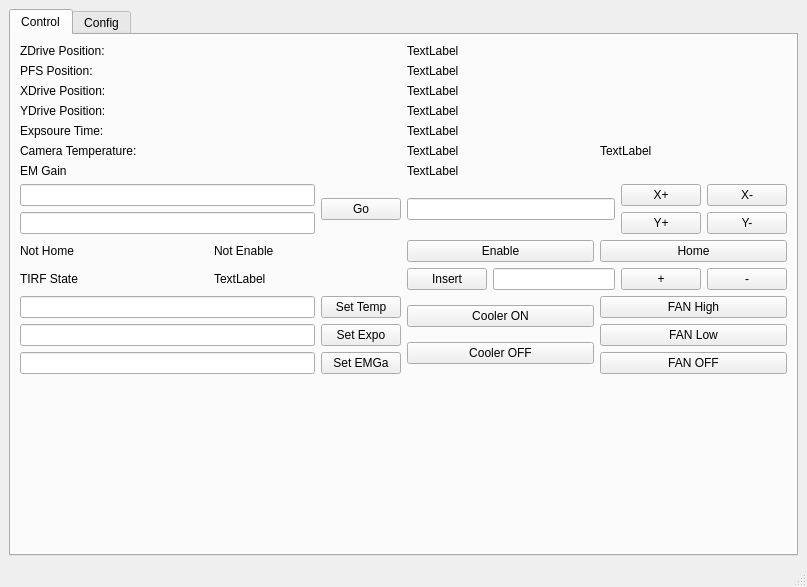
<?xml version="1.0" encoding="UTF-8"?>
<ui version="4.0">
 <class>mainWindow</class>
 <widget class="QMainWindow" name="mainWindow">
  <property name="geometry">
   <rect>
    <x>0</x>
    <y>0</y>
    <width>807</width>
    <height>587</height>
   </rect>
  </property>
  <property name="windowTitle">
   <string>MainWindow</string>
  </property>
  <widget class="QWidget" name="centralwidget">
   <layout class="QVBoxLayout" name="verticalLayout_7">
    <item>
     <widget class="QTabWidget" name="tabWidget">
      <property name="currentIndex">
       <number>0</number>
      </property>
      <widget class="QWidget" name="tabControl">
       <attribute name="title">
        <string>Control</string>
       </attribute>
       <layout class="QVBoxLayout" name="verticalLayout">
        <item>
         <layout class="QGridLayout" name="gridLayout">
          <item row="9" column="1">
           <layout class="QHBoxLayout" name="horizontalLayout_3">
            <item>
             <widget class="QLabel" name="tirfStateLabel">
              <property name="text">
               <string>TIRF State</string>
              </property>
             </widget>
            </item>
            <item>
             <widget class="QLabel" name="tirfPosLabel">
              <property name="text">
               <string>TextLabel</string>
              </property>
             </widget>
            </item>
           </layout>
          </item>
          <item row="9" column="2">
           <layout class="QHBoxLayout" name="horizontalLayout_4">
            <item>
             <widget class="QPushButton" name="tirfToggleButton">
              <property name="text">
               <string>Insert</string>
              </property>
             </widget>
            </item>
            <item>
             <widget class="QLineEdit" name="tirfStepLineEdit"/>
            </item>
            <item>
             <widget class="QPushButton" name="addTirfPosButton">
              <property name="text">
               <string>+</string>
              </property>
             </widget>
            </item>
            <item>
             <widget class="QPushButton" name="minusTirfPosButton">
              <property name="text">
               <string>-</string>
              </property>
             </widget>
            </item>
           </layout>
          </item>
          <item row="8" column="1">
           <layout class="QHBoxLayout" name="horizontalLayout_2">
            <item>
             <widget class="QLabel" name="homeDisplayLabel">
              <property name="text">
               <string>Not Home</string>
              </property>
             </widget>
            </item>
            <item>
             <widget class="QLabel" name="enableDisplayLabel">
              <property name="text">
               <string>Not Enable</string>
              </property>
             </widget>
            </item>
           </layout>
          </item>
          <item row="11" column="1">
           <spacer name="verticalSpacer">
            <property name="orientation">
             <enum>Qt::Vertical</enum>
            </property>
            <property name="sizeHint" stdset="0">
             <size>
              <width>20</width>
              <height>40</height>
             </size>
            </property>
           </spacer>
          </item>
          <item row="1" column="2">
           <widget class="QLabel" name="pfsPosLabel">
            <property name="text">
             <string>TextLabel</string>
            </property>
           </widget>
          </item>
          <item row="3" column="1">
           <widget class="QLabel" name="ydrivePosTextLabel">
            <property name="text">
             <string>YDrive Position:</string>
            </property>
           </widget>
          </item>
          <item row="11" column="2">
           <spacer name="verticalSpacer_2">
            <property name="orientation">
             <enum>Qt::Vertical</enum>
            </property>
            <property name="sizeHint" stdset="0">
             <size>
              <width>20</width>
              <height>40</height>
             </size>
            </property>
           </spacer>
          </item>
          <item row="0" column="2">
           <widget class="QLabel" name="zdrivePosLabel">
            <property name="text">
             <string>TextLabel</string>
            </property>
           </widget>
          </item>
          <item row="0" column="1">
           <widget class="QLabel" name="zdrivePosTextLabel">
            <property name="text">
             <string>ZDrive Position:</string>
            </property>
           </widget>
          </item>
          <item row="5" column="1">
           <widget class="QLabel" name="cameraTemperatureTextLabel">
            <property name="text">
             <string>Camera Temperature:</string>
            </property>
           </widget>
          </item>
          <item row="5" column="2">
           <layout class="QHBoxLayout" name="horizontalLayout_9">
            <item>
             <widget class="QLabel" name="cameraTemperatureLabel">
              <property name="text">
               <string>TextLabel</string>
              </property>
             </widget>
            </item>
            <item>
             <widget class="QLabel" name="cameraCoolerState">
              <property name="text">
               <string>TextLabel</string>
              </property>
             </widget>
            </item>
           </layout>
          </item>
          <item row="2" column="2">
           <widget class="QLabel" name="xdrivePosLabel">
            <property name="text">
             <string>TextLabel</string>
            </property>
           </widget>
          </item>
          <item row="7" column="2">
           <layout class="QHBoxLayout" name="horizontalLayout_8">
            <item>
             <widget class="QLineEdit" name="stepInputLabel"/>
            </item>
            <item>
             <layout class="QVBoxLayout" name="verticalLayout_3">
              <item>
               <layout class="QHBoxLayout" name="horizontalLayout_7">
                <item>
                 <widget class="QPushButton" name="xPosPlusButton">
                  <property name="text">
                   <string>X+</string>
                  </property>
                 </widget>
                </item>
                <item>
                 <widget class="QPushButton" name="xPosMinusButton">
                  <property name="text">
                   <string>X-</string>
                  </property>
                 </widget>
                </item>
               </layout>
              </item>
              <item>
               <layout class="QHBoxLayout" name="horizontalLayout_6">
                <item>
                 <widget class="QPushButton" name="yPosPlusButton">
                  <property name="text">
                   <string>Y+</string>
                  </property>
                 </widget>
                </item>
                <item>
                 <widget class="QPushButton" name="yPosMinusButton">
                  <property name="text">
                   <string>Y-</string>
                  </property>
                 </widget>
                </item>
               </layout>
              </item>
             </layout>
            </item>
           </layout>
          </item>
          <item row="8" column="2">
           <layout class="QHBoxLayout" name="horizontalLayout">
            <item>
             <widget class="QPushButton" name="enableStageButton">
              <property name="text">
               <string>Enable</string>
              </property>
             </widget>
            </item>
            <item>
             <widget class="QPushButton" name="homeStageButton">
              <property name="text">
               <string>Home</string>
              </property>
             </widget>
            </item>
           </layout>
          </item>
          <item row="2" column="1">
           <widget class="QLabel" name="xdrivePosTextLabel">
            <property name="text">
             <string>XDrive Position:</string>
            </property>
           </widget>
          </item>
          <item row="7" column="1">
           <layout class="QHBoxLayout" name="horizontalLayout_5">
            <item>
             <layout class="QVBoxLayout" name="verticalLayout_2">
              <item>
               <widget class="QLineEdit" name="xPosInputLabel"/>
              </item>
              <item>
               <widget class="QLineEdit" name="yPosInputLabel"/>
              </item>
             </layout>
            </item>
            <item>
             <widget class="QPushButton" name="stageGoButton">
              <property name="text">
               <string>Go</string>
              </property>
             </widget>
            </item>
           </layout>
          </item>
          <item row="10" column="1">
           <layout class="QVBoxLayout" name="verticalLayout_4">
            <item>
             <layout class="QHBoxLayout" name="horizontalLayout_10">
              <item>
               <widget class="QLineEdit" name="cameraTemperatureLineEdit"/>
              </item>
              <item>
               <widget class="QPushButton" name="setTemperatureButton">
                <property name="text">
                 <string>Set Temp</string>
                </property>
               </widget>
              </item>
             </layout>
            </item>
            <item>
             <layout class="QHBoxLayout" name="horizontalLayout_11">
              <item>
               <widget class="QLineEdit" name="exposureTimeLineEdit"/>
              </item>
              <item>
               <widget class="QPushButton" name="setExposureTimeButton">
                <property name="text">
                 <string>Set Expo</string>
                </property>
               </widget>
              </item>
             </layout>
            </item>
            <item>
             <layout class="QHBoxLayout" name="horizontalLayout_12">
              <item>
               <widget class="QLineEdit" name="emGainLineEdit"/>
              </item>
              <item>
               <widget class="QPushButton" name="setEMGainButton">
                <property name="text">
                 <string>Set EMGa</string>
                </property>
               </widget>
              </item>
             </layout>
            </item>
           </layout>
          </item>
          <item row="4" column="1">
           <widget class="QLabel" name="exposureTimeTextLabel">
            <property name="text">
             <string>Expsoure Time:</string>
            </property>
           </widget>
          </item>
          <item row="3" column="2">
           <widget class="QLabel" name="ydrivePosLabel">
            <property name="text">
             <string>TextLabel</string>
            </property>
           </widget>
          </item>
          <item row="10" column="2">
           <layout class="QHBoxLayout" name="horizontalLayout_13">
            <item>
             <layout class="QVBoxLayout" name="verticalLayout_5">
              <item>
               <widget class="QPushButton" name="coolerONButton">
                <property name="text">
                 <string>Cooler ON</string>
                </property>
               </widget>
              </item>
              <item>
               <widget class="QPushButton" name="coolerOFFButton">
                <property name="text">
                 <string>Cooler OFF</string>
                </property>
               </widget>
              </item>
             </layout>
            </item>
            <item>
             <layout class="QVBoxLayout" name="verticalLayout_6">
              <item>
               <widget class="QPushButton" name="fanHighButton">
                <property name="text">
                 <string>FAN High</string>
                </property>
               </widget>
              </item>
              <item>
               <widget class="QPushButton" name="fanLowButton">
                <property name="text">
                 <string>FAN Low</string>
                </property>
               </widget>
              </item>
              <item>
               <widget class="QPushButton" name="fanOFFButton">
                <property name="text">
                 <string>FAN OFF</string>
                </property>
               </widget>
              </item>
             </layout>
            </item>
           </layout>
          </item>
          <item row="4" column="2">
           <widget class="QLabel" name="exposureTimeLabel">
            <property name="text">
             <string>TextLabel</string>
            </property>
           </widget>
          </item>
          <item row="1" column="1">
           <widget class="QLabel" name="pfsPosTextLabel">
            <property name="text">
             <string>PFS Position:</string>
            </property>
           </widget>
          </item>
          <item row="6" column="1">
           <widget class="QLabel" name="emGainTextLabel">
            <property name="text">
             <string>EM Gain</string>
            </property>
           </widget>
          </item>
          <item row="6" column="2">
           <widget class="QLabel" name="emGainLabel">
            <property name="text">
             <string>TextLabel</string>
            </property>
           </widget>
          </item>
         </layout>
        </item>
       </layout>
      </widget>
      <widget class="QWidget" name="tabConfig">
       <attribute name="title">
        <string>Config</string>
       </attribute>
      </widget>
     </widget>
    </item>
   </layout>
  </widget>
  <widget class="QMenuBar" name="menubar">
   <property name="geometry">
    <rect>
     <x>0</x>
     <y>0</y>
     <width>807</width>
     <height>26</height>
    </rect>
   </property>
  </widget>
  <widget class="QStatusBar" name="statusbar"/>
  <action name="actionCamera_Show">
   <property name="text">
    <string>Camera Show</string>
   </property>
  </action>
 </widget>
 <resources/>
 <connections/>
</ui>
